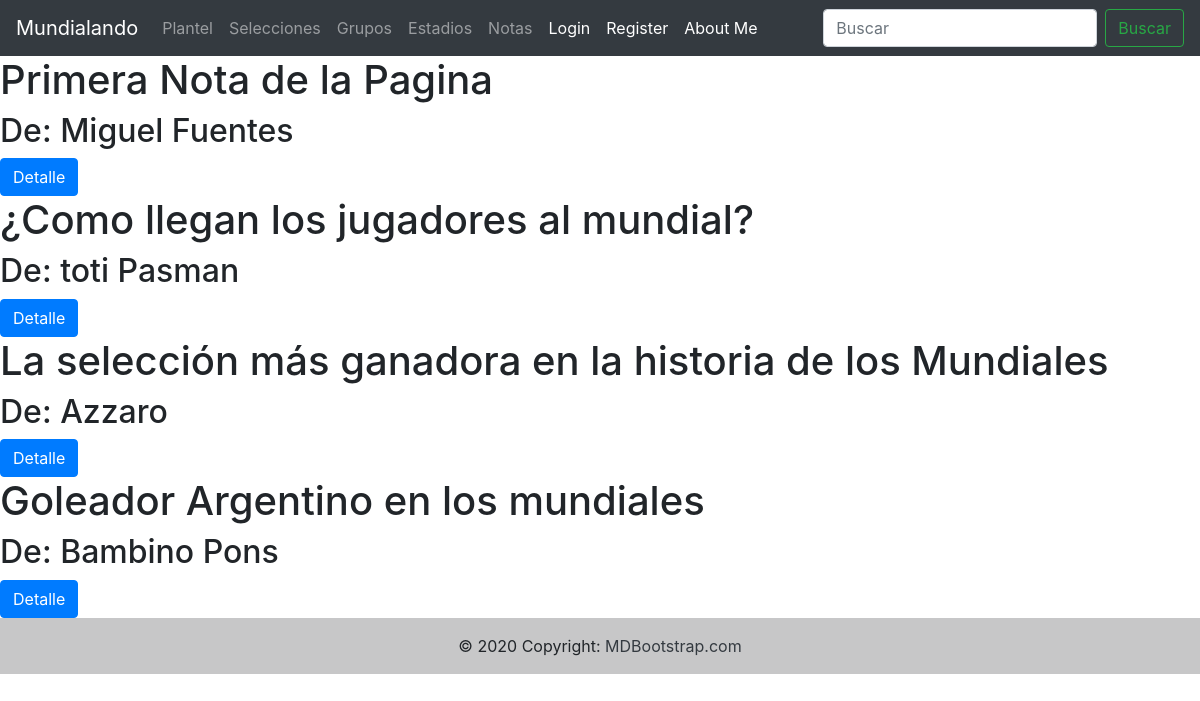
/notes/lista-notas/, run on the app's committed database.
### blog/models.py (models this page shows, shortened)
class Notes(models.Model):
    title= models.CharField(max_length=60)
    description= models.CharField(max_length=500)
    author= models.CharField(max_length=100)
    email= models.EmailField()
    class Meta:
        verbose_name= "Nota"
        verbose_name_plural= "Notas"

### blog/views.py (the view)
# urls.py: path("lista-notas/", List_notes.as_view(), name="list_note"),
class List_notes(ListView):
    model=Notes
    template_name="notes/list_notes.html"

### templates/notes/list_notes.html (shortened to what this page needs)
{% extends "base.html" %}
{% block contenido_que_cambia %}
    {% for note in object_list %}
    <h1>{{note.title}}</h1>
    <h2>De: {{note.author}}</h2>
    <a href="/notes/detalle-nota/{{note.id}}/" class="btn btn-primary">Detalle</a>
    {% endfor %}
{% endblock %}

### data on the page
Notes: title "Primera Nota de la Pagina", author "Miguel Fuentes"
Notes: title "¿Como llegan los jugadores al mundial?", author "toti Pasman"
Notes: title "La selección más ganadora en la historia de los Mundiales", author "Azzaro"
Notes: title "Goleador Argentino en los mundiales", author "Bambino Pons"
